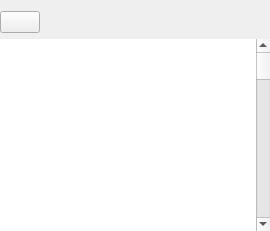
         <widget class="QWidget" name="tab_4">
          <layout class="QVBoxLayout" name="verticalLayout_3">
           <property name="leftMargin">
            <number>0</number>
           </property>
           <property name="rightMargin">
            <number>0</number>
           </property>
           <property name="bottomMargin">
            <number>0</number>
           </property>
           <item>
            <layout class="QHBoxLayout" name="hostsToolbar">
             <item>
              <widget class="QPushButton" name="cmdHostsBack">
               <property name="text">
                <string />
               </property>
               <property name="icon">
                <iconset theme="go-previous">
                 <normaloff>../../../../../../../../../../../../../../../../../../../../../../../../../../../../../../../../../../../../../../../../../../../../../../../../../../../../../../../../../../../../../../../../../../../../../../../../../../.designer/backup</normaloff>../../../../../../../../../../../../../../../../../../../../../../../../../../../../../../../../../../../../../../../../../../../../../../../../../../../../../../../../../../../../../../../../../../../../../../../../../../.designer/backup</iconset>
               </property>
              </widget>
             </item>
             <item>
              <widget class="QLabel" name="hostsLabel">
               <property name="sizePolicy">
                <sizepolicy hsizetype="Expanding" vsizetype="Preferred">
                 <horstretch>0</horstretch>
                 <verstretch>0</verstretch>
                </sizepolicy>
               </property>
               <property name="text">
                <string />
               </property>
               <property name="textInteractionFlags">
                <set>Qt::TextInteractionFlag::LinksAccessibleByMouse|Qt::TextInteractionFlag::TextSelectableByKeyboard|Qt::TextInteractionFlag::TextSelectableByMouse</set>
               </property>
              </widget>
             </item>
            </layout>
           </item>
           <item>
            <layout class="QHBoxLayout" name="horizontalLayout_7">
             <property name="spacing">
              <number>0</number>
             </property>
             <item>
              <widget class="GenericTableView" name="hostsTable">
               <property name="frameShape">
                <enum>QFrame::Shape::NoFrame</enum>
               </property>
               <property name="autoScroll">
                <bool>false</bool>
               </property>
               <property name="selectionBehavior">
                <enum>QAbstractItemView::SelectionBehavior::SelectRows</enum>
               </property>
               <property name="horizontalScrollMode">
                <enum>QAbstractItemView::ScrollMode::ScrollPerPixel</enum>
               </property>
               <property name="showGrid">
                <bool>false</bool>
               </property>
               <property name="sortingEnabled">
                <bool>false</bool>
               </property>
               <property name="cornerButtonEnabled">
                <bool>false</bool>
               </property>
               <attribute name="horizontalHeaderStretchLastSection">
                <bool>true</bool>
               </attribute>
               <attribute name="verticalHeaderStretchLastSection">
                <bool>false</bool>
               </attribute>
              </widget>
             </item>
             <item>
              <widget class="QScrollBar" name="hostsScrollBar">
               <property name="orientation">
                <enum>Qt::Vertical</enum>
               </property>
              </widget>
             </item>
            </layout>
           </item>
          </layout>
         </widget>
